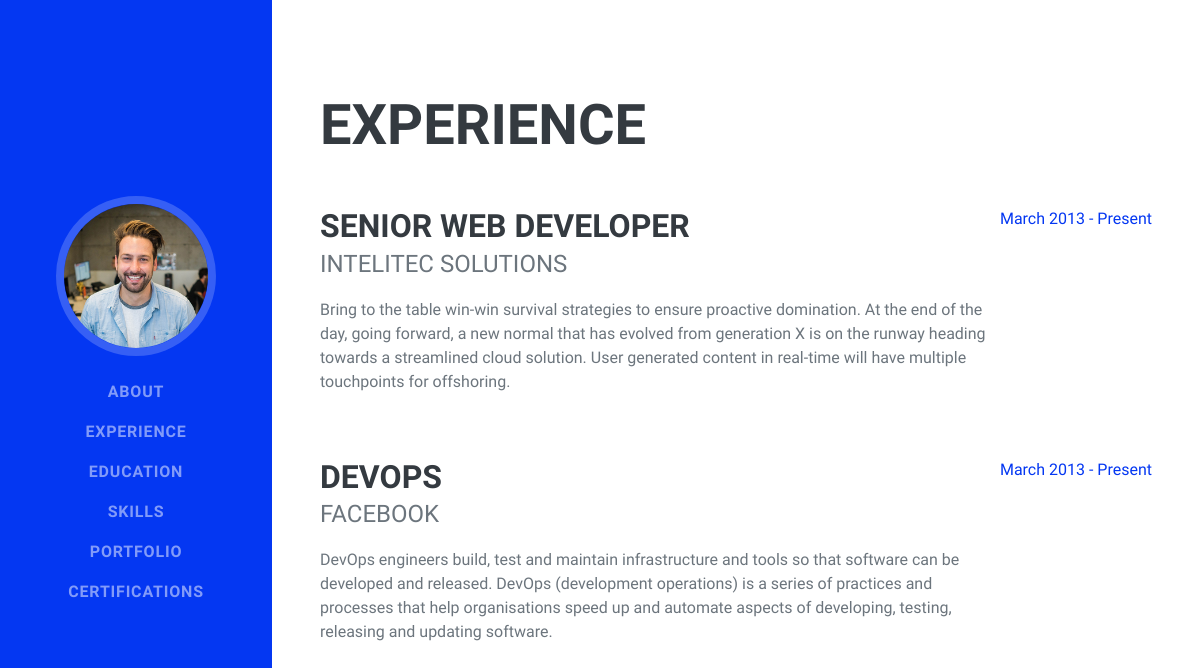
Screenshot of /experience with the database file from the repository.
### personal/models.py (models this page shows, shortened)
class Experience(models.Model):
    job_title=models.CharField(max_length=100)
    company_name=models.CharField(max_length=100)
    start_date=models.DateField(blank=True,null=True)
    end_date=models.DateField( blank=True,null=True)
    details=models.TextField(max_length=600 , blank=True,null=True)

### personal/views.py (the view)
# urls.py: path('experience', views.experience, name='experience'),
def experience(request):
    experiences=Experience.objects.all()
    abouts=Aboutp.objects.all()
    return render(request ,'experience.html',{'experiences':experiences,'abouts':abouts},)

### templates/experience.html (shortened to what this page needs)
{% extends 'main.html' %}
{% load static %}
{% block content %}
            <section class="resume-section" id="experience">
                <div class="resume-section-content">
                    <h2 class="mb-5">Experience</h2>
                    {% for experience in experiences %}
                    <div class="d-flex flex-column flex-md-row justify-content-between mb-5">
                        <div class="flex-grow-1">
                            <h3 class="mb-0">{{experience.job_title}}</h3>
                            <div class="subheading mb-3">{{experience.company_name}}</div>
                            <p>{{experience.details}}</p>
                        </div>
                        <div class="flex-shrink-0"><span class="text-primary">March 2013 - Present</span></div>
                    </div>
                    {% endfor %}
                </div>
            </section>
{% endblock content %}

### rows the page displays
Experience: job_title "SENIOR WEB DEVELOPER", company_name "INTELITEC SOLUTIONS", details "Bring to the table win-win survival strategies to ensure proactive domination. At the end of the day, going forward, a new normal that has evolved from generation X is on the runway heading towards a streamlined cloud solution. User generated content in real-time will have multiple touchpoints for offshoring."
Experience: job_title "DEVOPS", company_name "FACEBOOK", details "DevOps engineers build, test and maintain infrastructure and tools so that software can be developed and released. DevOps (development operations) is a series of practices and processes that help organisations speed up and automate aspects of developing, testing, releasing and updating software."
